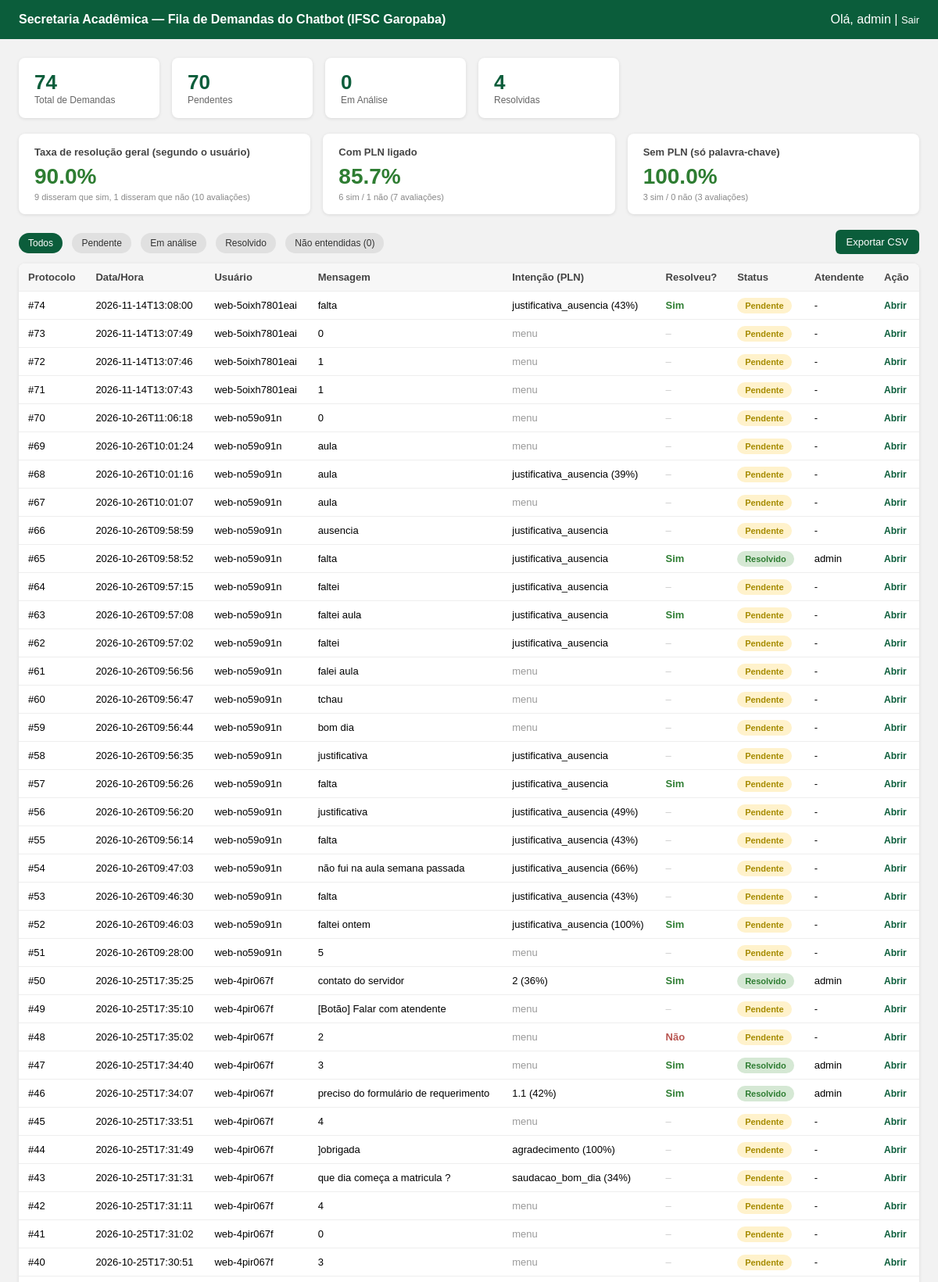
Page /admin (signed in, upper part) on the committed database.
### tables this page shows
CREATE TABLE demandas (
            id INTEGER PRIMARY KEY AUTOINCREMENT,
            user_id TEXT NOT NULL,
            mensagem TEXT NOT NULL,
            resposta_bot TEXT NOT NULL,
            data_hora TEXT NOT NULL,
            status TEXT NOT NULL DEFAULT 'Pendente',
            parecer TEXT NOT NULL DEFAULT '',
            atendente TEXT NOT NULL DEFAULT ''
        , intent_detectado TEXT, confianca REAL, modo TEXT, resolvido_pelo_usuario TEXT);

### app.py (the view)
@app.route("/admin")
@login_required
def admin_dashboard():
    status_filtro = request.args.get("status")
    somente_nao_entendidas = request.args.get("filtro") == "nao_entendidas"
    demandas = db.list_demandas(status_filtro, nao_entendidas=somente_nao_entendidas)
    contagem = db.contar_por_status()
    resolucao = db.estatisticas_resolucao()
    return render_template(
        "admin_dashboard.html",
        demandas=demandas,
        contagem=contagem,
        status_opcoes=db.STATUS_OPCOES,
        status_filtro=status_filtro,
        somente_nao_entendidas=somente_nao_entendidas,
        total_nao_entendidas=db.contar_nao_entendidas(),
        username=session.get("username"),
        resolucao=resolucao,
    )

### app.py (called while the page is built)
@app.after_request
def _cabecalhos_de_seguranca(resposta):
    resposta.headers["X-Content-Type-Options"] = "nosniff"
    resposta.headers["Referrer-Policy"] = "same-origin"
    if request.path.startswith("/admin"):
        resposta.headers["X-Frame-Options"] = "DENY"       # painel não pode ser embutido em outro site
        resposta.headers["Cache-Control"] = "no-store"
    if APP_PUBLICO:
        resposta.headers["Strict-Transport-Security"] = "max-age=31536000"
    return resposta

def login_required(view_func):
    @wraps(view_func)
    def wrapper(*args, **kwargs):
        if not session.get("logged_in"):
            return redirect(url_for("admin_login"))
        return view_func(*args, **kwargs)
    return wrapper

### db.py (called while the page is built)
def get_connection():
    conn = sqlite3.connect(DB_PATH)
    conn.row_factory = sqlite3.Row
    return conn

def list_demandas(status_filtro: str = None, nao_entendidas: bool = False):
    conn = get_connection()
    condicoes, params = [], []
    if status_filtro and status_filtro in STATUS_OPCOES:
        condicoes.append("status = ?"); params.append(status_filtro)
    if nao_entendidas:
        condicoes.append("intent_detectado = 'nao_entendida'")
    where = (" WHERE " + " AND ".join(condicoes)) if condicoes else ""
    rows = conn.execute(f"SELECT * FROM demandas{where} ORDER BY id DESC", params).fetchall()
    conn.close()
    return rows

def contar_por_status():
    conn = get_connection()
    rows = conn.execute("SELECT status, COUNT(*) AS total FROM demandas GROUP BY status").fetchall()
    conn.close()
    contagem = {status: 0 for status in STATUS_OPCOES}
    for row in rows:
        contagem[row["status"]] = row["total"]
    contagem["Total"] = sum(contagem.values())
    return contagem

def contar_nao_entendidas() -> int:
    conn = get_connection()
    n = conn.execute("SELECT COUNT(*) AS n FROM demandas WHERE intent_detectado = 'nao_entendida'").fetchone()["n"]
    conn.close()
    return n

### templates/admin_dashboard.html (shortened to what this page needs)
<!DOCTYPE html>
<html lang="pt-br">
<head>
</head>
<body>
<header>
  <h1>Secretaria Acadêmica — Fila de Demandas do Chatbot (IFSC Garopaba)</h1>
  <div>Olá, {{ username }} | <a href="{{ url_for('admin_logout') }}">Sair</a></div>
</header>
<div class="container">
  <div class="cards">
    <div class="card"><div class="num">{{ contagem['Total'] }}</div><div class="label">Total de Demandas</div></div>
    <div class="card"><div class="num">{{ contagem['Pendente'] }}</div><div class="label">Pendentes</div></div>
    <div class="card"><div class="num">{{ contagem['Em análise'] }}</div><div class="label">Em Análise</div></div>
    <div class="card"><div class="num">{{ contagem['Resolvido'] }}</div><div class="label">Resolvidas</div></div>
  </div>
  <div class="resolucao-cards">
    <div class="resolucao-card">
      <h3>Taxa de resolução geral (segundo o usuário)</h3>
      {% if resolucao['geral']['total'] > 0 %}
        <div class="pct {{ 'boa' if resolucao['geral']['percentual'] >= 50 else 'ruim' }}">{{ resolucao['geral']['percentual'] }}%</div>
        <div class="detalhe">{{ resolucao['geral']['sim'] }} disseram que sim, {{ resolucao['geral']['nao'] }} disseram que não ({{ resolucao['geral']['total'] }} avaliações)</div>
      {% else %}
        <div class="detalhe">Ainda sem avaliações registradas.</div>
      {% endif %}
    </div>
    <div class="resolucao-card">
      <h3>Com PLN ligado</h3>
      {% if resolucao['PLN']['total'] > 0 %}
        <div class="pct {{ 'boa' if resolucao['PLN']['percentual'] >= 50 else 'ruim' }}">{{ resolucao['PLN']['percentual'] }}%</div>
        <div class="detalhe">{{ resolucao['PLN']['sim'] }} sim / {{ resolucao['PLN']['nao'] }} não ({{ resolucao['PLN']['total'] }} avaliações)</div>
      {% else %}
        <div class="detalhe">Ainda sem avaliações com PLN.</div>
      {% endif %}
    </div>
    <div class="resolucao-card">
      <h3>Sem PLN (só palavra-chave)</h3>
      {% if resolucao['Palavra-chave']['total'] > 0 %}
        <div class="pct {{ 'boa' if resolucao['Palavra-chave']['percentual'] >= 50 else 'ruim' }}">{{ resolucao['Palavra-chave']['percentual'] }}%</div>
        <div class="detalhe">{{ resolucao['Palavra-chave']['sim'] }} sim / {{ resolucao['Palavra-chave']['nao'] }} não ({{ resolucao['Palavra-chave']['total'] }} avaliações)</div>
      {% else %}
        <div class="detalhe">Ainda sem avaliações sem PLN.</div>
      {% endif %}
    </div>
  </div>
  <div class="toolbar">
    <div class="filtros">
      <a href="{{ url_for('admin_dashboard') }}" class="{{ 'ativo' if not status_filtro and not somente_nao_entendidas else '' }}">Todos</a>
      {% for status in status_opcoes %}
        <a href="{{ url_for('admin_dashboard', status=status) }}" class="{{ 'ativo' if status_filtro == status else '' }}">{{ status }}</a>
      {% endfor %}
      <a href="{{ url_for('admin_dashboard', filtro='nao_entendidas') }}" class="{{ 'ativo' if somente_nao_entendidas else '' }}">Não entendidas ({{ total_nao_entendidas }})</a>
    </div>
    <a class="btn-export" href="{{ url_for('admin_export') }}">Exportar CSV</a>
  </div>
  {% if demandas %}
  <table>
    <thead>
      <tr>
        <th>Protocolo</th>
        <th>Data/Hora</th>
        <th>Usuário</th>
        <th>Mensagem</th>
        <th>Intenção (PLN)</th>
        <th>Resolveu?</th>
        <th>Status</th>
        <th>Atendente</th>
        <th>Ação</th>
      </tr>
    </thead>
    <tbody>
      {% for d in demandas %}
      <tr>
        <td>#{{ d['id'] }}</td>
        <td>{{ d['data_hora'] }}</td>
        <td>{{ d['user_id'] }}</td>
        <td class="msg-cell" title="{{ d['mensagem'] }}">{{ d['mensagem'] }}</td>
        <td>
          {% if d['intent_detectado'] %}
            {{ d['intent_detectado'] }}{% if d['confianca'] %} ({{ (d['confianca'] * 100) | round(0) | int }}%){% endif %}
          {% else %}
            <span style="color:#999;">menu</span>
          {% endif %}
        </td>
        <td>
          {% if d['resolvido_pelo_usuario'] == 'Sim' %}<span class="feedback-sim">Sim</span>
          {% elif d['resolvido_pelo_usuario'] == 'Não' %}<span class="feedback-nao">Não</span>
          {% else %}<span style="color:#ccc;">–</span>{% endif %}
        </td>
        <td>
          {% if d['status'] == 'Pendente' %}<span class="badge badge-pendente">Pendente</span>
          {% elif d['status'] == 'Em análise' %}<span class="badge badge-analise">Em análise</span>
          {% else %}<span class="badge badge-resolvido">Resolvido</span>{% endif %}
        </td>
        <td>{{ d['atendente'] or '-' }}</td>
        <td><a class="abrir" href="{{ url_for('admin_demanda', demanda_id=d['id']) }}">Abrir</a></td>
      </tr>
      {% endfor %}
    </tbody>
  </table>
  {% else %}
    <div class="vazio">Nenhuma demanda registrada ainda.</div>
  {% endif %}
</div>
</body>
</html>

### templates/admin_dashboard.html (style rules this page uses)
body { font-family: Arial, sans-serif; background: #f2f2f2; margin: 0; }
header { background: #0b5d3b; color: #fff; padding: 16px 24px; display: flex; justify-content: space-between; align-items: center; }
header h1 { font-size: 16px; margin: 0; }
header a { color: #fff; text-decoration: none; font-size: 13px; }
.container { padding: 24px; }
.cards { display: flex; gap: 16px; margin-bottom: 20px; flex-wrap: wrap; }
.card { background: #fff; padding: 16px 20px; border-radius: 8px; box-shadow: 0 1px 4px rgba(0,0,0,0.1); min-width: 140px; }
.card .num { font-size: 26px; font-weight: bold; color: #0b5d3b; }
.card .label { font-size: 12px; color: #666; }
.toolbar { display: flex; justify-content: space-between; align-items: center; margin-bottom: 12px; flex-wrap: wrap; gap: 10px; }
.filtros a { margin-right: 8px; padding: 6px 12px; border-radius: 16px; background: #e0e0e0; color: #333; text-decoration: none; font-size: 12px; }
.filtros a.ativo { background: #0b5d3b; color: #fff; }
.btn-export { background: #0b5d3b; color: #fff; padding: 8px 14px; border-radius: 6px; text-decoration: none; font-size: 13px; }
table { width: 100%; border-collapse: collapse; background: #fff; border-radius: 8px; overflow: hidden; box-shadow: 0 1px 4px rgba(0,0,0,0.1); }
th, td { padding: 10px 12px; text-align: left; font-size: 13px; border-bottom: 1px solid #eee; }
th { background: #f7f7f7; color: #444; }
.msg-cell { max-width: 260px; overflow: hidden; text-overflow: ellipsis; white-space: nowrap; }
.badge { padding: 4px 10px; border-radius: 12px; font-size: 11px; font-weight: bold; }
.badge-pendente { background: #fff2cc; color: #a68b00; }
.badge-resolvido { background: #d5e8d4; color: #2e7d32; }
.abrir { color: #0b5d3b; font-weight: bold; text-decoration: none; font-size: 12px; }
.resolucao-cards { display: flex; gap: 16px; margin-bottom: 20px; flex-wrap: wrap; }
.resolucao-card { background: #fff; padding: 16px 20px; border-radius: 8px; box-shadow: 0 1px 4px rgba(0,0,0,0.1); min-width: 220px; flex: 1; }
.resolucao-card h3 { margin: 0 0 8px 0; font-size: 13px; color: #444; }
.resolucao-card .pct { font-size: 28px; font-weight: bold; }
.resolucao-card .pct.boa { color: #2e7d32; }
.resolucao-card .detalhe { font-size: 11px; color: #888; margin-top: 4px; }
.feedback-sim { color: #2e7d32; font-weight: bold; }
.feedback-nao { color: #b85450; font-weight: bold; }

### rows in the picture
demandas: id "74", data_hora "2026-11-14T13:08:00", user_id "web-5oixh7801eai", mensagem "falta", intent_detectado "justificativa_ausencia", (d['confianca']*100)|round(0)|int "43", resolvido_pelo_usuario "Sim", status "Pendente", atendente "-"
demandas: id "73", data_hora "2026-11-14T13:07:49", user_id "web-5oixh7801eai", mensagem "0", shows "menu", status "Pendente", atendente "-"
demandas: id "72", data_hora "2026-11-14T13:07:46", user_id "web-5oixh7801eai", mensagem "1", shows "menu", status "Pendente", atendente "-"
demandas: id "71", data_hora "2026-11-14T13:07:43", user_id "web-5oixh7801eai", mensagem "1", shows "menu", status "Pendente", atendente "-"
demandas: id "70", data_hora "2026-10-26T11:06:18", user_id "web-no59o91n", mensagem "0", shows "menu", status "Pendente", atendente "-"
demandas: id "69", data_hora "2026-10-26T10:01:24", user_id "web-no59o91n", mensagem "aula", shows "menu", status "Pendente", atendente "-"
demandas: id "68", data_hora "2026-10-26T10:01:16", user_id "web-no59o91n", mensagem "aula", intent_detectado "justificativa_ausencia", (d['confianca']*100)|round(0)|int "39", status "Pendente", atendente "-"
demandas: id "67", data_hora "2026-10-26T10:01:07", user_id "web-no59o91n", mensagem "aula", shows "menu", status "Pendente", atendente "-"
demandas: id "66", data_hora "2026-10-26T09:58:59", user_id "web-no59o91n", mensagem "ausencia", intent_detectado "justificativa_ausencia", status "Pendente", atendente "-"
demandas: id "65", data_hora "2026-10-26T09:58:52", user_id "web-no59o91n", mensagem "falta", intent_detectado "justificativa_ausencia", resolvido_pelo_usuario "Sim", status "Resolvido", atendente "admin"
demandas: id "64", data_hora "2026-10-26T09:57:15", user_id "web-no59o91n", mensagem "faltei", intent_detectado "justificativa_ausencia", status "Pendente", atendente "-"
demandas: id "63", data_hora "2026-10-26T09:57:08", user_id "web-no59o91n", mensagem "faltei aula", intent_detectado "justificativa_ausencia", resolvido_pelo_usuario "Sim", status "Pendente", atendente "-"
demandas: id "62", data_hora "2026-10-26T09:57:02", user_id "web-no59o91n", mensagem "faltei", intent_detectado "justificativa_ausencia", status "Pendente", atendente "-"
demandas: id "61", data_hora "2026-10-26T09:56:56", user_id "web-no59o91n", mensagem "falei aula", shows "menu", status "Pendente", atendente "-"
demandas: id "60", data_hora "2026-10-26T09:56:47", user_id "web-no59o91n", mensagem "tchau", shows "menu", status "Pendente", atendente "-"
demandas: id "59", data_hora "2026-10-26T09:56:44", user_id "web-no59o91n", mensagem "bom dia", shows "menu", status "Pendente", atendente "-"
demandas: id "58", data_hora "2026-10-26T09:56:35", user_id "web-no59o91n", mensagem "justificativa", intent_detectado "justificativa_ausencia", status "Pendente", atendente "-"
demandas: id "57", data_hora "2026-10-26T09:56:26", user_id "web-no59o91n", mensagem "falta", intent_detectado "justificativa_ausencia", resolvido_pelo_usuario "Sim", status "Pendente", atendente "-"
demandas: id "56", data_hora "2026-10-26T09:56:20", user_id "web-no59o91n", mensagem "justificativa", intent_detectado "justificativa_ausencia", (d['confianca']*100)|round(0)|int "49", status "Pendente", atendente "-"
demandas: id "55", data_hora "2026-10-26T09:56:14", user_id "web-no59o91n", mensagem "falta", intent_detectado "justificativa_ausencia", (d['confianca']*100)|round(0)|int "43", status "Pendente", atendente "-"
demandas: id "54", data_hora "2026-10-26T09:47:03", user_id "web-no59o91n", mensagem "não fui na aula semana passada", intent_detectado "justificativa_ausencia", (d['confianca']*100)|round(0)|int "66", status "Pendente", atendente "-"
demandas: id "53", data_hora "2026-10-26T09:46:30", user_id "web-no59o91n", mensagem "falta", intent_detectado "justificativa_ausencia", (d['confianca']*100)|round(0)|int "43", status "Pendente", atendente "-"
demandas: id "52", data_hora "2026-10-26T09:46:03", user_id "web-no59o91n", mensagem "faltei ontem", intent_detectado "justificativa_ausencia", (d['confianca']*100)|round(0)|int "100", resolvido_pelo_usuario "Sim", status "Pendente", atendente "-"
demandas: id "51", data_hora "2026-10-26T09:28:00", user_id "web-no59o91n", mensagem "5", shows "menu", status "Pendente", atendente "-"
demandas: id "50", data_hora "2026-10-25T17:35:25", user_id "web-4pir067f", mensagem "contato do servidor", intent_detectado "2", (d['confianca']*100)|round(0)|int "36", resolvido_pelo_usuario "Sim", status "Resolvido", atendente "admin"
demandas: id "49", data_hora "2026-10-25T17:35:10", user_id "web-4pir067f", mensagem "[Botão] Falar com atendente", shows "menu", status "Pendente", atendente "-"
demandas: id "48", data_hora "2026-10-25T17:35:02", user_id "web-4pir067f", mensagem "2", shows "menu", resolvido_pelo_usuario "Não", status "Pendente", atendente "-"
demandas: id "47", data_hora "2026-10-25T17:34:40", user_id "web-4pir067f", mensagem "3", shows "menu", resolvido_pelo_usuario "Sim", status "Resolvido", atendente "admin"
demandas: id "46", data_hora "2026-10-25T17:34:07", user_id "web-4pir067f", mensagem "preciso do formulário de requerimento", intent_detectado "1.1", (d['confianca']*100)|round(0)|int "42", resolvido_pelo_usuario "Sim", status "Resolvido", atendente "admin"
demandas: id "45", data_hora "2026-10-25T17:33:51", user_id "web-4pir067f", mensagem "4", shows "menu", status "Pendente", atendente "-"
demandas: id "44", data_hora "2026-10-25T17:31:49", user_id "web-4pir067f", mensagem "]obrigada", intent_detectado "agradecimento", (d['confianca']*100)|round(0)|int "100", status "Pendente", atendente "-"
demandas: id "43", data_hora "2026-10-25T17:31:31", user_id "web-4pir067f", mensagem "que dia começa a matricula ?", intent_detectado "saudacao_bom_dia", (d['confianca']*100)|round(0)|int "34", status "Pendente", atendente "-"
demandas: id "42", data_hora "2026-10-25T17:31:11", user_id "web-4pir067f", mensagem "4", shows "menu", status "Pendente", atendente "-"
demandas: id "41", data_hora "2026-10-25T17:31:02", user_id "web-4pir067f", mensagem "0", shows "menu", status "Pendente", atendente "-"
demandas: id "40", data_hora "2026-10-25T17:30:51", user_id "web-4pir067f", mensagem "3", shows "menu", status "Pendente", atendente "-"

### other values in the picture
{{ username }} "admin"
{{ contagem['Total'] }} "74"
{{ contagem['Pendente'] }} "70"
{{ contagem['Em análise'] }} "0"
{{ contagem['Resolvido'] }} "4"
{{ resolucao['geral']['percentual'] }} "90.0"
{{ resolucao['geral']['sim'] }} "9"
{{ resolucao['geral']['nao'] }} "1"
{{ resolucao['geral']['total'] }} "10"
{{ resolucao['PLN']['percentual'] }} "85.7"
{{ resolucao['PLN']['sim'] }} "6"
{{ resolucao['PLN']['nao'] }} "1"
{{ resolucao['PLN']['total'] }} "7"
{{ resolucao['Palavra-chave']['percentual'] }} "100.0"
{{ resolucao['Palavra-chave']['sim'] }} "3"
